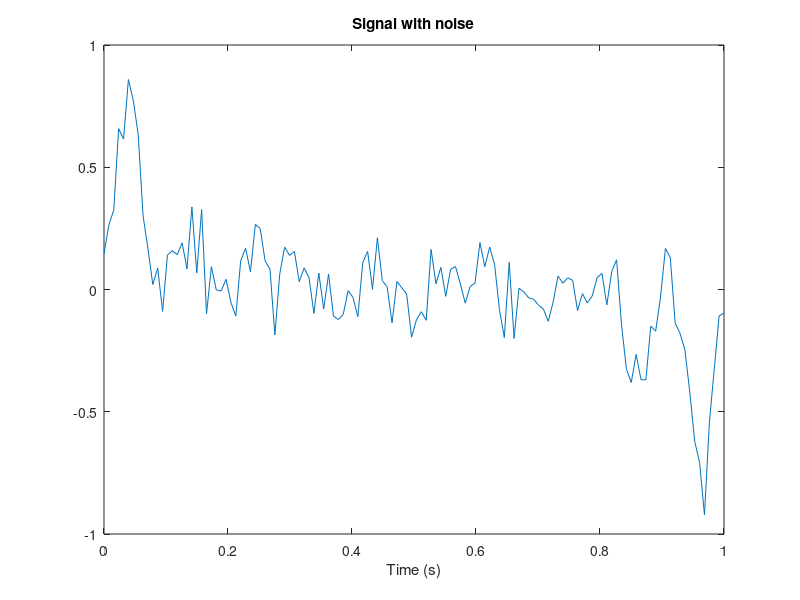
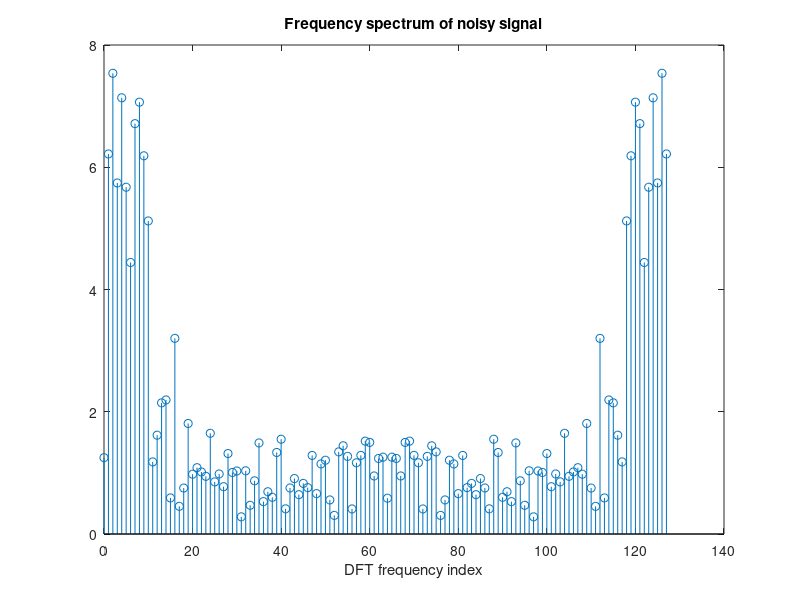
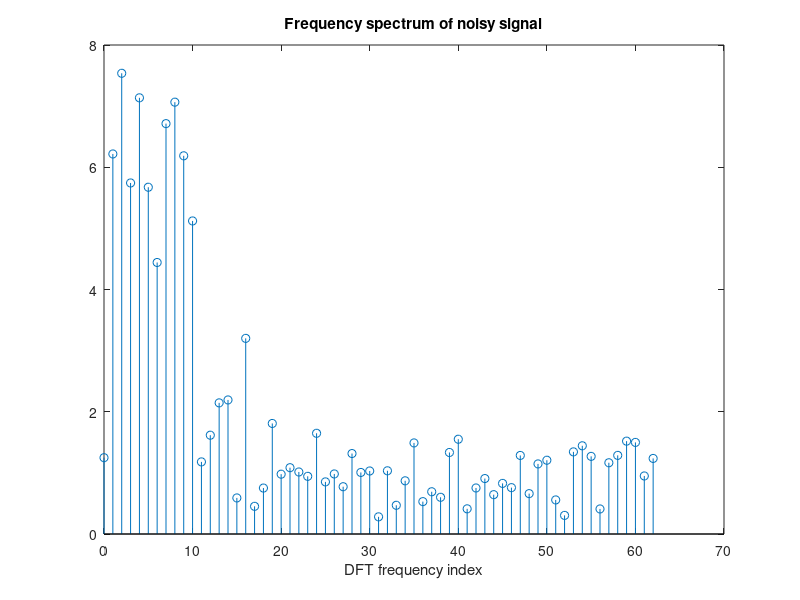
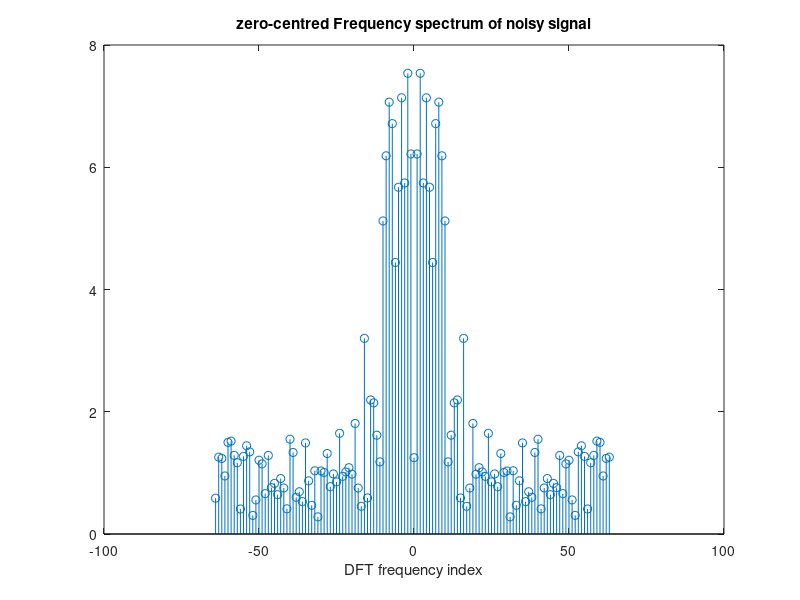

MATLAB code to generate these figures, in order:
close all;
clear;
 
%% Load noisy signal
load('noisy_signal');
N = length(noisy_signal);
t = linspace(0, 1, N);
h = figure;
plot(t, noisy_signal);
xlabel('Time (s)');
title('Signal with noise');
print(h, '-dpng', 'noisy_signal.png');
 
%% Check fft of noisy signal
fss = fft(noisy_signal);
fs = 128;
fidx = 0:127;
h = figure;
stem(fidx, abs(fss));
xlabel('DFT frequency index');
title('Frequency spectrum of noisy signal');
print(h, '-dpng', 'noisy_signal_fft.png');
 
%% Plot only the positive spectrum
h = figure;
stem(fidx(1:N/2-1), abs(fss(1:N/2-1)));
xlabel('DFT frequency index');
title('Frequency spectrum of noisy signal');
print(h, '-dpng', 'noisy_signal_fftpos.png');
 
%% Plot spectrum centred at zero
h = figure;
fidx = linspace(-N/2, N/2-1, N);
stem(fidx, abs(fftshift(fss)));
xlabel('DFT frequency index');
title('zero-centred Frequency spectrum of noisy signal');
print(h, '-dpng', 'noisy_signal_fftcentered.png');
 
%% Compute snr
NS = 10;
psignal = (fss(1:NS)*fss(1:NS)' + fss(end-NS+2:end)*fss(end-NS+2:end)') / (2*NS);
pnoise = fss*fss' / N;
snr = psignal / pnoise
snr_db = 10*log10(snr)
 
%% Filter out frequencies above k=10
ffsf = zeros(1,N);
ffsf(1:11) = fss(1:11);
ffsf(end-9:end) = fss(end-9:end);
figure;
stem(0:127, abs(ffsf));
xlabel('DFT frequency index');
title('Frequency spectrum after removing high freqs');
 
%% Reconstruct signal
sr = ifft(ffsf);
figure;
plot(t, sr);
xlabel('Time (s)');
title('Reconstructed signal after removing high freqs');
